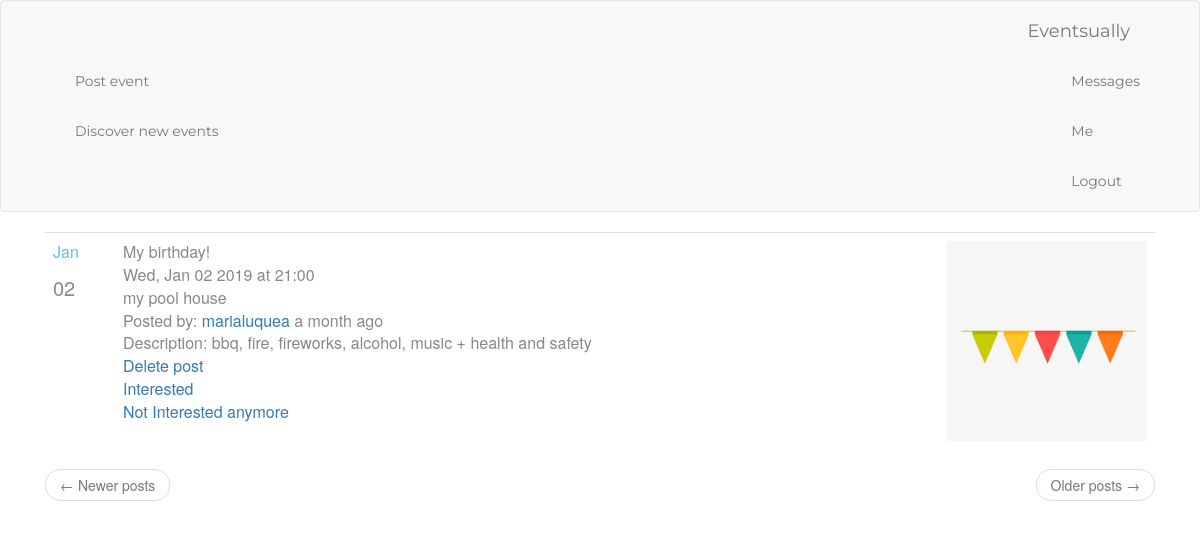
Screenshot of /discoverevents (signed in) with the database file from the repository.
### app/models.py (models this page shows, shortened)
class Post(db.Model):
    __tablename__ = 'post'
    id = db.Column(db.Integer, primary_key=True)
    title = db.Column(db.String(25))
    eventphoto = db.Column(db.String(50))
    date = db.Column(db.DateTime)
    time = db.Column(db.DateTime)
    venue = db.Column(db.String(70))
    body = db.Column(db.String(140))
    timestamp = db.Column(db.DateTime, index=True, default=datetime.utcnow)
    user_id = db.Column(db.Integer, db.ForeignKey('user.id'))
    userlist = db.relationship('UserList', backref='event_interested', lazy='dynamic')

class User(UserMixin, db.Model):
    __tablename__ = 'user'
    id = db.Column(db.Integer, primary_key=True)
    username = db.Column(db.String(64), index=True, unique=True)
    email = db.Column(db.String(120), index=True, unique=True)
    password_hash = db.Column(db.String(128))
    profilepic = db.Column(db.String(50))
    posts = db.relationship('Post', backref='author', lazy='dynamic')
    about_me = db.Column(db.String(200))
    last_seen = db.Column(db.DateTime, default=datetime.utcnow)
    followed = db.relationship(
        'User', secondary=followers,
        primaryjoin=(followers.c.follower_id == id),
        secondaryjoin=(followers.c.followed_id == id),
        backref=db.backref('followers', lazy='dynamic'), lazy='dynamic')
    messages_sent = db.relationship('Message',foreign_keys='Message.sender_id',backref='author', lazy='dynamic')
    messages_received = db.relationship('Message',foreign_keys='Message.recipient_id',backref='recipient', lazy='dynamic')
    last_message_read_time = db.Column(db.DateTime)
    notifications = db.relationship('Notification', backref='user',lazy='dynamic')
    def new_messages(self):
        last_read_time = self.last_message_read_time or datetime(1900, 1, 1)
        return Message.query.filter_by(recipient=self).filter(
            Message.timestamp > last_read_time).count()

### main.py (the view)
@app.route('/')
@app.route('/discoverevents')
@login_required
def explore():
    page = request.args.get('page', 1, type=int)
    posts = Post.query.order_by(Post.timestamp.desc()).paginate(page, app.config['POSTS_PER_PAGE'], False)
    next_url = url_for('explore', page=posts.next_num) \
        if posts.has_next else None
    prev_url = url_for('explore', page=posts.prev_num) \
        if posts.has_prev else None
    return render_template("index.html", title='Discover new events!', posts=posts.items, next_url=next_url, prev_url=prev_url)

### app/models.py (called while the page is built)
@login.user_loader
def load_user(id):
    return User.query.get(int(id))

### main.py (called while the page is built)
@app.before_request
def before_request():
    if current_user.is_authenticated:
        current_user.last_seen = datetime.utcnow()
        db.session.commit()

### app/templates/index.html (shortened to what this page needs)
<head>
  <link href="//bootswatch.com/4/minty/bootstrap.min.css" rel="stylesheet" id="bootstrap-css">
  <link rel="stylesheet" href="//bootswatch.com/4/minty/bootstrap.css" id="bootstrap-css">
  <link rel="stylesheet" href="{{ url_for('static', filename='css/style.css') }}"/>
</head>
{% extends "base.html" %}
{% import 'bootstrap/wtf.html' as wtf %}
{% block app_content %}
  {% if posts %}
    {% for post in posts %}
      {% include '_post.html' %}
    {% endfor %}
    <nav aria-label="...">
          <ul class="pager">
              <li class="previous{% if not prev_url %} disabled{% endif %}">
                  <a href="{{ prev_url or '#' }}">
                      <span aria-hidden="true">&larr;</span> Newer posts
                  </a>
              </li>
              <li class="next{% if not next_url %} disabled{% endif %}">
                  <a href="{{ next_url or '#' }}">
                      Older posts <span aria-hidden="true">&rarr;</span>
                  </a>
              </li>
          </ul>
      </nav>
  {% endif %}
{% endblock %}

### app/templates/_post.html
<table class="table table-hover">
        <tr>
            <td width="70px">
              <p class="event-month">{{ post.date.strftime("%b") }}</p>
              <p class="event-day">{{ post.date.strftime("%d") }}</p>
            </td>
            <td>
                {{ post.title }}
                <br>
                {{ post.date.strftime("%a, %b %d %Y") }}
                at {{ post.time.strftime("%H:%M") }}
                <br>
                {{ post.venue }}
                <br>
                Posted by:
                <a href="{{ url_for('user', username=post.author.username) }}">
                    {{ post.author.username }}
                </a>
                {{ moment(post.timestamp).fromNow() }}
                <br>
                Description: {{ post.body }}
                <br>
                {% if post.author.username == current_user.username %}
                  <a href="{{ url_for('delete_post', post_id=post.id) }}">Delete post</a>
                {% endif %}
                <br>
            <a href="{{ url_for('interested', post_id=post.id, user_id=current_user.id) }}">Interested</a>
            <br>
            <a href="{{ url_for('not_interested', post_id=post.id, user_id=current_user.id) }}">Not Interested anymore</a>
            </td>
            <td width="210px">
              <img src="{{ post.eventphoto }}" height="200px" width="200px">
            </td>
        </tr>
</table>

### app/static/css/style.css (style rules this page uses)
.event-month { color: #5BC0DE; }
.event-day { font-size: 20px; }

### rows the page displays
Post: date "Jan", date "02", title "My birthday!", date "Wed, Jan 02 2019", time "21:00", venue "my pool house", author.username "marialuquea", timestamp "a month ago", body "bbq, fire, fireworks, alcohol, music + health and safety"

### other values shown
{{ 'Messages' }} "Messages"
